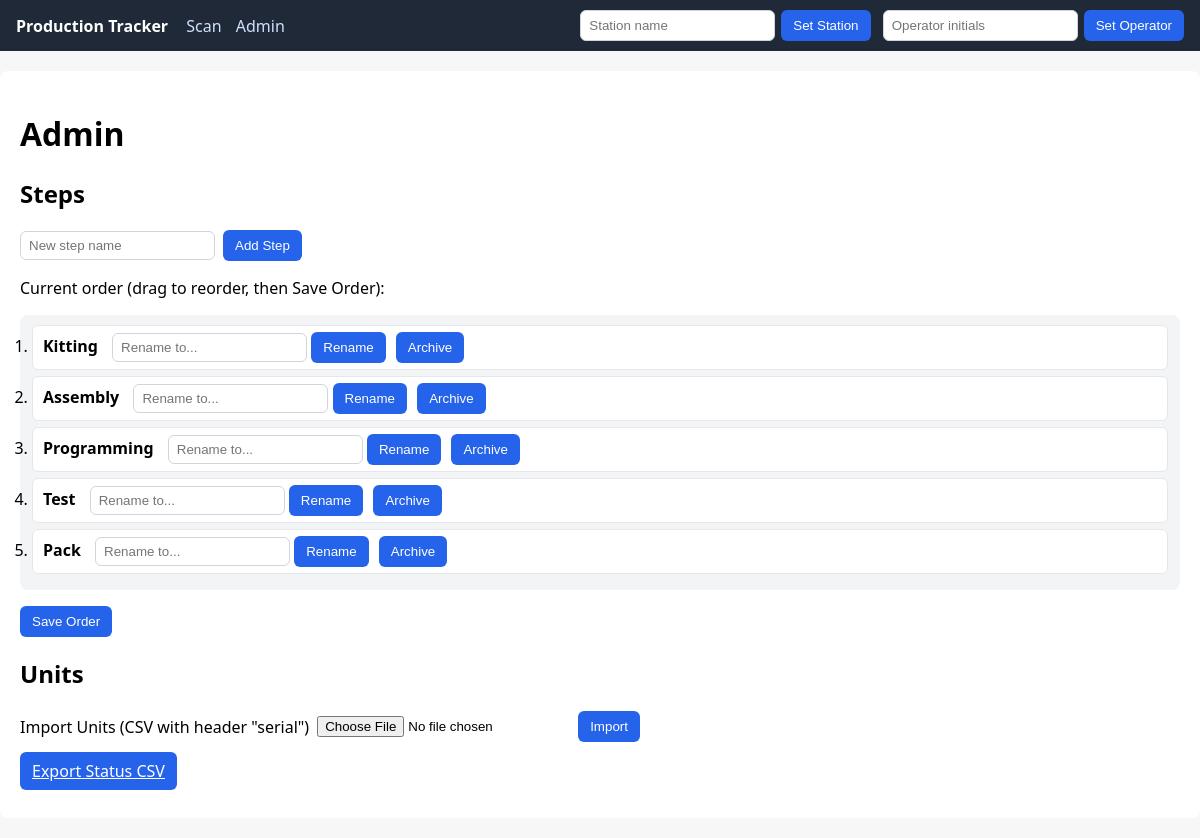
The page /admin on the database its author committed.
### app/models.py (models this page shows)
class Step(db.Model):
    id = db.Column(db.Integer, primary_key=True)
    name = db.Column(db.String(64), nullable=False, unique=True)
    sequence = db.Column(db.Integer, nullable=False, index=True)
    active = db.Column(db.Boolean, nullable=False, default=True)
    unit_steps = db.relationship('UnitStep', back_populates='step', cascade='all, delete-orphan')

### app/views.py (the view)
@bp.route('/admin')
def admin():
    steps_active = Step.query.filter_by(active=True).order_by(Step.sequence).all()
    steps_inactive = Step.query.filter_by(active=False).order_by(Step.sequence).all()
    return render_template('admin.html', steps=steps_active, archived=steps_inactive)

### app/templates/admin.html (shortened to what this page needs)
{% extends 'base.html' %}
{% block content %}
<h1>Admin</h1>
<h2>Steps</h2>
<form method="post" action="{{ url_for('main.admin_steps') }}" class="row">
  <input type="text" name="name" placeholder="New step name"/>
  <button type="submit">Add Step</button>
</form>
<p>Current order (drag to reorder, then Save Order):</p>
<ol id="step-list">
  {% for s in steps %}
    <li data-id="{{ s.id }}">
      <strong>{{ s.name }}</strong>
      <form method="post" action="{{ url_for('main.admin_rename_step') }}" class="row" style="display:inline-block; margin-left:10px">
        <input type="text" name="name" placeholder="Rename to..."/>
        <button type="submit">Rename</button>
      </form>
      <form method="post" action="{{ url_for('main.admin_delete_step') }}" style="display:inline-block; margin-left:6px">
        <button type="submit" onclick="return confirm('Archive this step? Data is retained.');">Archive</button>
      </form>
    </li>
  {% endfor %}
</ol>
<form method="post" action="{{ url_for('main.admin_steps') }}" id="reseq-form">
  <button type="submit">Save Order</button>
</form>
<h2>Units</h2>
<form method="post" action="{{ url_for('main.admin_import') }}" enctype="multipart/form-data" class="row">
  <label>Import Units (CSV with header "serial")</label>
  <input type="file" name="csv" accept=".csv"/>
  <button type="submit">Import</button>
</form>
<p><a class="button" href="{{ url_for('main.admin_export') }}">Export Status CSV</a></p>
{% endblock %}

### app/static/styles.css (style rules this page uses)
body { font-family: system-ui, -apple-system, Segoe UI, Roboto, Arial, sans-serif; margin: 0; background: #f7f7f7; }
.button, button { background:#2563eb; color:#fff; border:none; padding:8px 12px; border-radius:6px; cursor:pointer; }
input[type="text"] { padding:6px 8px; border:1px solid #d1d5db; border-radius:6px; }
label { display:block; margin:6px 0; }
.row { display:flex; gap:8px; align-items:center; }
#step-list { background:#f3f4f6; padding:10px 12px; border-radius:8px; }
#step-list li { background:#fff; border:1px solid #e5e7eb; padding:6px 10px; border-radius:6px; margin-bottom:6px; }

### rows shown on the page
Step: name "Kitting"
Step: name "Assembly"
Step: name "Programming"
Step: name "Test"
Step: name "Pack"
